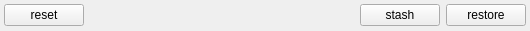
<?xml version="1.0" encoding="UTF-8"?>
<ui version="4.0">
 <class>StashFrame</class>
 <widget class="QFrame" name="StashFrame">
  <property name="geometry">
   <rect>
    <x>0</x>
    <y>0</y>
    <width>530</width>
    <height>31</height>
   </rect>
  </property>
  <property name="sizePolicy">
   <sizepolicy hsizetype="Preferred" vsizetype="Fixed">
    <horstretch>0</horstretch>
    <verstretch>0</verstretch>
   </sizepolicy>
  </property>
  <property name="windowTitle">
   <string>Frame</string>
  </property>
  <property name="frameShape">
   <enum>QFrame::NoFrame</enum>
  </property>
  <property name="frameShadow">
   <enum>QFrame::Raised</enum>
  </property>
  <layout class="QHBoxLayout" name="horizontalLayout">
   <property name="margin">
    <number>4</number>
   </property>
   <item>
    <widget class="QPushButton" name="stashResetButton">
     <property name="text">
      <string>reset</string>
     </property>
    </widget>
   </item>
   <item>
    <spacer name="horizontalSpacer_2">
     <property name="orientation">
      <enum>Qt::Horizontal</enum>
     </property>
     <property name="sizeHint" stdset="0">
      <size>
       <width>40</width>
       <height>20</height>
      </size>
     </property>
    </spacer>
   </item>
   <item>
    <widget class="QLabel" name="icon">
     <property name="text">
      <string/>
     </property>
    </widget>
   </item>
   <item>
    <widget class="QLabel" name="title">
     <property name="text">
      <string/>
     </property>
    </widget>
   </item>
   <item>
    <spacer name="horizontalSpacer">
     <property name="orientation">
      <enum>Qt::Horizontal</enum>
     </property>
     <property name="sizeHint" stdset="0">
      <size>
       <width>40</width>
       <height>20</height>
      </size>
     </property>
    </spacer>
   </item>
   <item>
    <widget class="QPushButton" name="stashButton">
     <property name="text">
      <string>stash</string>
     </property>
    </widget>
   </item>
   <item>
    <widget class="QPushButton" name="stashRestoreButton">
     <property name="text">
      <string>restore</string>
     </property>
    </widget>
   </item>
  </layout>
 </widget>
 <resources/>
 <connections/>
</ui>
